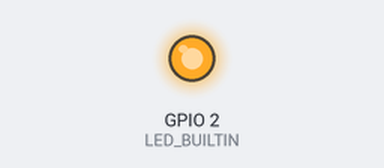
A sketch run on a simulated ESP8266 (NodeMCU). On the bench: output pins drawn as LEDs (lit = HIGH, except the on-board LED, lit = LOW). WiFi joins after 1.5 s; servers stay silent unless stated.

Above: at 0.1 s.
At 1.7 s:
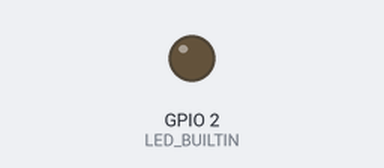
Timing chart, 0 to 3.2 s (numbered marks = the images above):
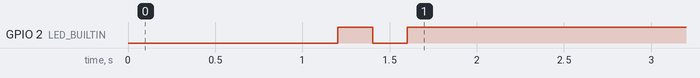

The sketch:

esp_server.ino
```cpp
#include <ESP8266WiFi.h>
#include <WiFiClient.h>
#include <ESP8266WebServer.h>
#include <ESP8266mDNS.h>

const char* ssid = "NUMERICABLE_D921";
const char* password = "BEDEESNNGK";

ESP8266WebServer server(80);

MDNSResponder mdns;

String pageTurnOn = "<html><body><h1>LED is ON</h1><a href=\"/turnoff\">Turn Off</a></body></html>";

String pageTurnOff = "<html><body><h1>LED is OFF</h1><a href=\"/turnon\">Turn On</a></body></html>";

void setup() {

  pinMode(LED_BUILTIN, OUTPUT);

  WiFi.begin(ssid, password);

  delay(1000);

  while (WiFi.status() != WL_CONNECTED) {
    delay(200);

    //a flashing LED means the ESP is not connected
    digitalWrite(LED_BUILTIN,!digitalRead(LED_BUILTIN));
  }

  //a stable LED on means the ESP is now connected
  digitalWrite(LED_BUILTIN,true);

  mdns.begin("esp8266", WiFi.localIP());

  server.on("/turnon", [](){
   server.send(200, "text/html", pageTurnOn);

   digitalWrite(LED_BUILTIN,HIGH);

 });

 server.on("/turnoff", [](){
   server.send(200, "text/html", pageTurnOff);

   digitalWrite(LED_BUILTIN,LOW);
 });

   server.onNotFound([](){

     server.send(404, "text/html", "Command Not Found");

   });

  server.begin();

}

void loop(void){
  server.handleClient();
}
```
